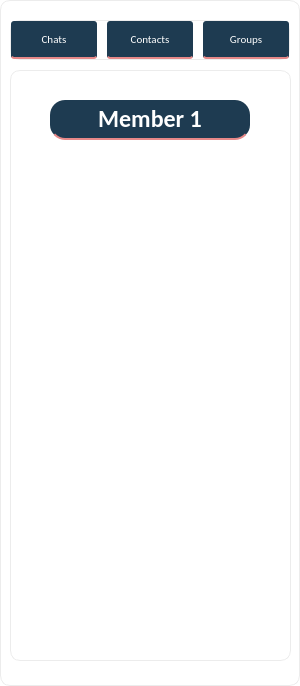
              <widget class="QFrame" name="frame_16">
               <property name="minimumSize">
                <size>
                 <width>300</width>
                 <height>686</height>
                </size>
               </property>
               <property name="maximumSize">
                <size>
                 <width>900</width>
                 <height>2058</height>
                </size>
               </property>
               <property name="styleSheet">
                <string notr="true">QFrame{
background-color: rgb(255, 255, 255);
border-radius:10px;
border:1px solid rgb(236,236,236);
}
</string>
               </property>
               <property name="frameShape">
                <enum>QFrame::StyledPanel</enum>
               </property>
               <property name="frameShadow">
                <enum>QFrame::Raised</enum>
               </property>
               <widget class="QFrame" name="frame_19">
                <property name="geometry">
                 <rect>
                  <x>10</x>
                  <y>20</y>
                  <width>280</width>
                  <height>40</height>
                 </rect>
                </property>
                <property name="styleSheet">
                 <string notr="true">border:1px solid rgb(236,236,236);</string>
                </property>
                <property name="frameShape">
                 <enum>QFrame::StyledPanel</enum>
                </property>
                <property name="frameShadow">
                 <enum>QFrame::Raised</enum>
                </property>
                <layout class="QHBoxLayout" name="horizontalLayout_5">
                 <property name="spacing">
                  <number>10</number>
                 </property>
                 <property name="leftMargin">
                  <number>0</number>
                 </property>
                 <property name="topMargin">
                  <number>0</number>
                 </property>
                 <property name="rightMargin">
                  <number>0</number>
                 </property>
                 <property name="bottomMargin">
                  <number>0</number>
                 </property>
                 <item>
                  <widget class="QPushButton" name="pushButton_14">
                   <property name="sizePolicy">
                    <sizepolicy hsizetype="Preferred" vsizetype="Preferred">
                     <horstretch>0</horstretch>
                     <verstretch>0</verstretch>
                    </sizepolicy>
                   </property>
                   <property name="minimumSize">
                    <size>
                     <width>50</width>
                     <height>20</height>
                    </size>
                   </property>
                   <property name="font">
                    <font>
                     <family>Calibri</family>
                     <pointsize>8</pointsize>
                    </font>
                   </property>
                   <property name="styleSheet">
                    <string notr="true">QPushButton {
	background-color: rgb(30, 59, 81);	
	color: rgb(255, 255, 255);
	border: none;
	border-radius:3px;
	border-bottom: 2px solid rgb(230, 136, 136);
 }
QPushButton:hover{     
	background-color: rgb(230, 136, 136);
 }
QPushButton:pressed{     
	border-bottom: 5px solid  rgb(30, 59, 81);	
}</string>
                   </property>
                   <property name="text">
                    <string>Chats</string>
                   </property>
                  </widget>
                 </item>
                 <item>
                  <widget class="QPushButton" name="pushButton_18">
                   <property name="sizePolicy">
                    <sizepolicy hsizetype="Preferred" vsizetype="Preferred">
                     <horstretch>0</horstretch>
                     <verstretch>0</verstretch>
                    </sizepolicy>
                   </property>
                   <property name="minimumSize">
                    <size>
                     <width>50</width>
                     <height>20</height>
                    </size>
                   </property>
                   <property name="font">
                    <font>
                     <family>Calibri</family>
                     <pointsize>8</pointsize>
                    </font>
                   </property>
                   <property name="styleSheet">
                    <string notr="true">QPushButton {
	background-color: rgb(30, 59, 81);	
	color: rgb(255, 255, 255);
	border: none;
	border-radius:3px;
	border-bottom: 2px solid rgb(230, 136, 136);
 }
QPushButton:hover{     
	background-color: rgb(230, 136, 136);
 }
QPushButton:pressed{     
	border-bottom: 5px solid  rgb(30, 59, 81);	
}</string>
                   </property>
                   <property name="text">
                    <string>Contacts</string>
                   </property>
                  </widget>
                 </item>
                 <item>
                  <widget class="QPushButton" name="pushButton_17">
                   <property name="sizePolicy">
                    <sizepolicy hsizetype="Preferred" vsizetype="Preferred">
                     <horstretch>0</horstretch>
                     <verstretch>0</verstretch>
                    </sizepolicy>
                   </property>
                   <property name="minimumSize">
                    <size>
                     <width>50</width>
                     <height>20</height>
                    </size>
                   </property>
                   <property name="font">
                    <font>
                     <family>Calibri</family>
                     <pointsize>8</pointsize>
                    </font>
                   </property>
                   <property name="styleSheet">
                    <string notr="true">QPushButton {
	background-color: rgb(30, 59, 81);	
	color: rgb(255, 255, 255);
	border: none;
	border-radius:3px;
	border-bottom: 2px solid rgb(230, 136, 136);
 }
QPushButton:hover{     
	background-color: rgb(230, 136, 136);
 }
QPushButton:pressed{     
	border-bottom: 5px solid  rgb(30, 59, 81);	
}</string>
                   </property>
                   <property name="text">
                    <string>Groups</string>
                   </property>
                  </widget>
                 </item>
                </layout>
               </widget>
               <widget class="QFrame" name="frame_20">
                <property name="geometry">
                 <rect>
                  <x>10</x>
                  <y>70</y>
                  <width>281</width>
                  <height>591</height>
                 </rect>
                </property>
                <property name="frameShape">
                 <enum>QFrame::StyledPanel</enum>
                </property>
                <property name="frameShadow">
                 <enum>QFrame::Raised</enum>
                </property>
                <widget class="QPushButton" name="pushButton_23">
                 <property name="geometry">
                  <rect>
                   <x>40</x>
                   <y>30</y>
                   <width>200</width>
                   <height>40</height>
                  </rect>
                 </property>
                 <property name="sizePolicy">
                  <sizepolicy hsizetype="Preferred" vsizetype="Preferred">
                   <horstretch>0</horstretch>
                   <verstretch>0</verstretch>
                  </sizepolicy>
                 </property>
                 <property name="minimumSize">
                  <size>
                   <width>50</width>
                   <height>20</height>
                  </size>
                 </property>
                 <property name="font">
                  <font>
                   <family>Calibri</family>
                   <pointsize>18</pointsize>
                   <weight>75</weight>
                   <bold>true</bold>
                  </font>
                 </property>
                 <property name="styleSheet">
                  <string notr="true">QPushButton {
	background-color: rgb(30, 59, 81);	
	color: rgb(255, 255, 255);
	border: none;
	border-radius:15px;
	border-bottom: 2px solid rgb(230, 136, 136);
 }
QPushButton:hover{     
	background-color: rgb(230, 136, 136);
 }
QPushButton:pressed{     
	border-bottom: 5px solid  rgb(30, 59, 81);	
}</string>
                 </property>
                 <property name="text">
                  <string>Member 1</string>
                 </property>
                </widget>
               </widget>
              </widget>
